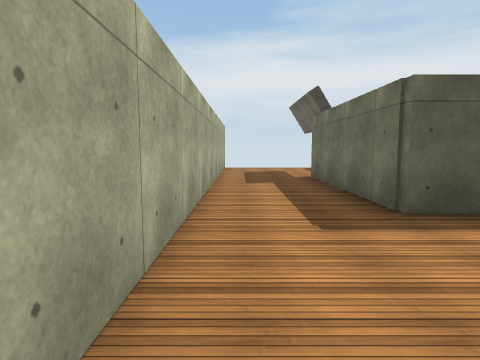
View 1 (above)

21 first-person views from a walk through a scene from a Unity 3-D project. The camera is 1.5 m above the floor, tilts 6° down and sees 75° across. The floor is counted in squares, 2 m on a side. Each view is taken from the middle of a square. On the plan, view 1 faces up. The plan holds only what a view shows up to about 10 squares ahead; the rest is blank. The player is left out. Surface patterns are stand-ins for the level's own textures.

View 2
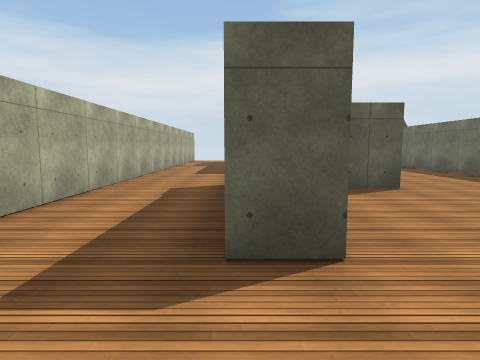

View 3
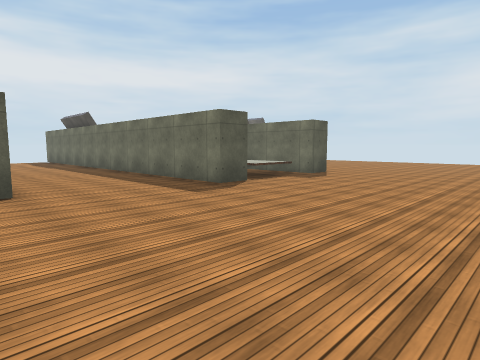

View 4
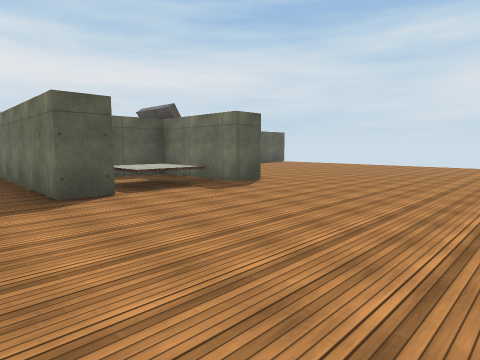

View 5
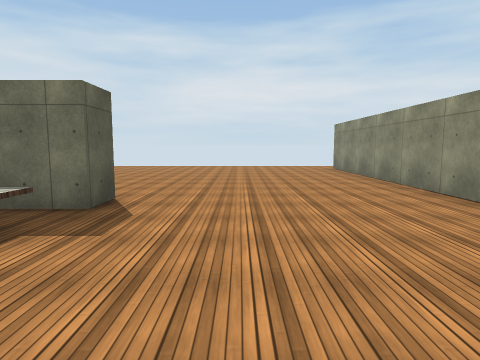

View 6
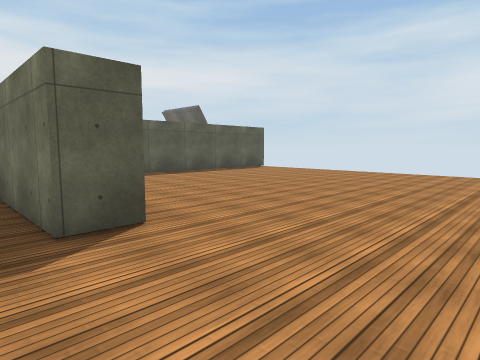

View 7
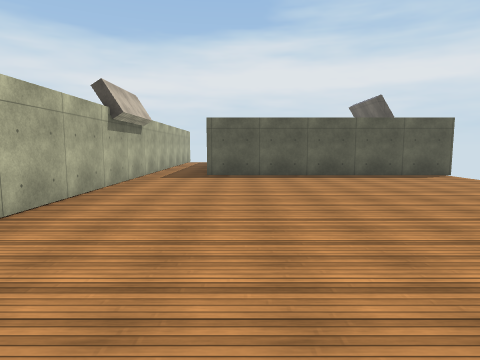

View 8
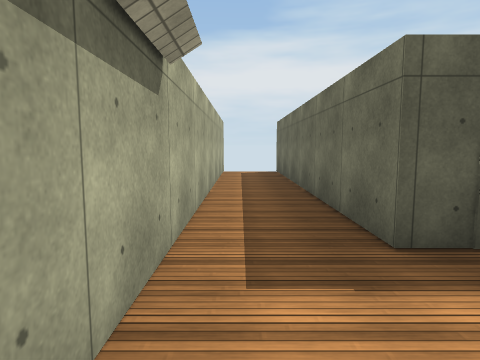

View 9
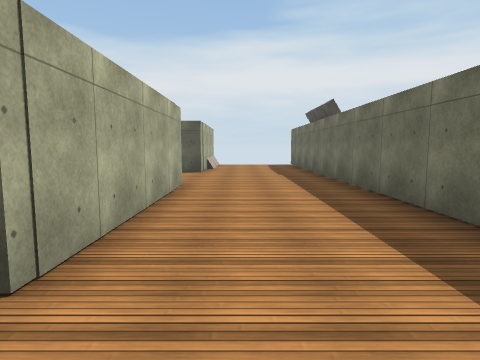

View 10
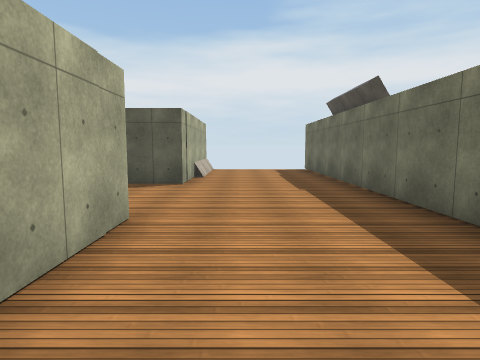

View 11
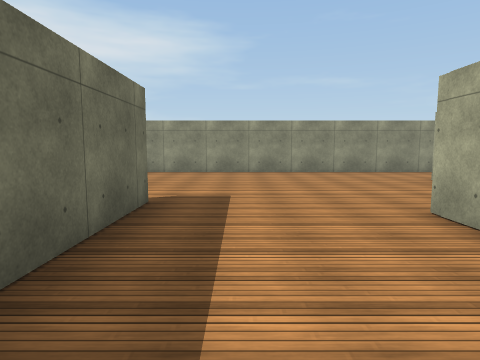

View 12
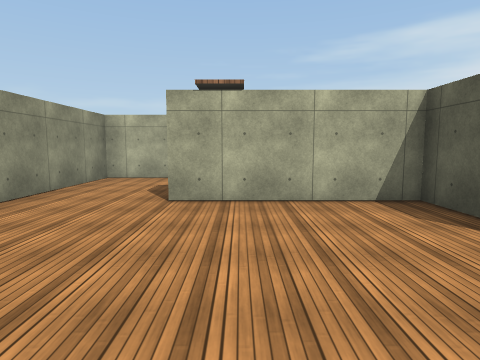

View 13
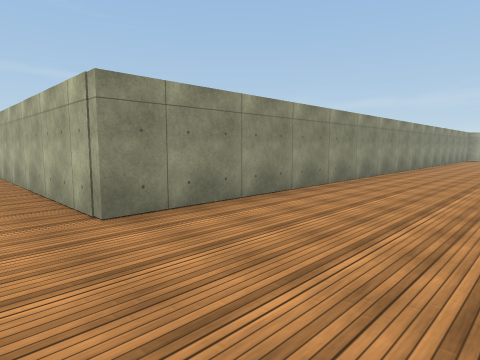

View 14
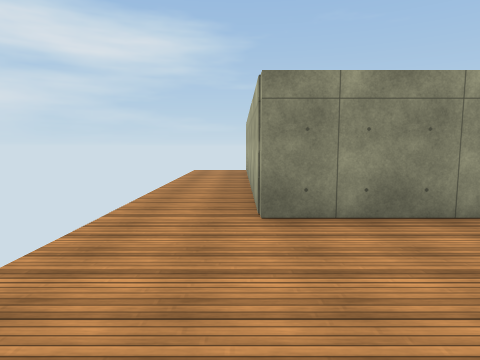

View 15
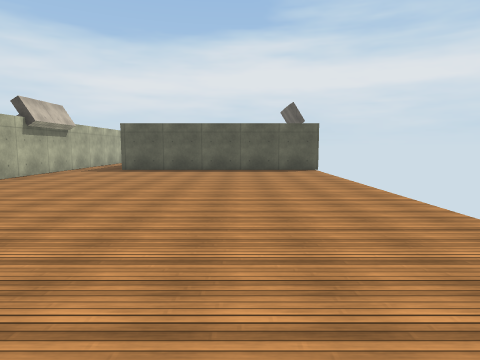

View 16
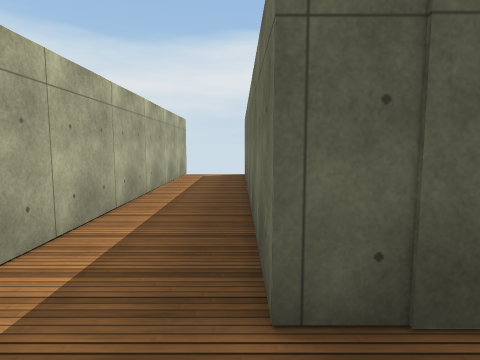

View 17
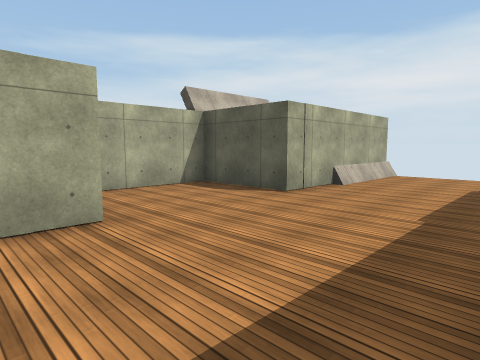

View 18
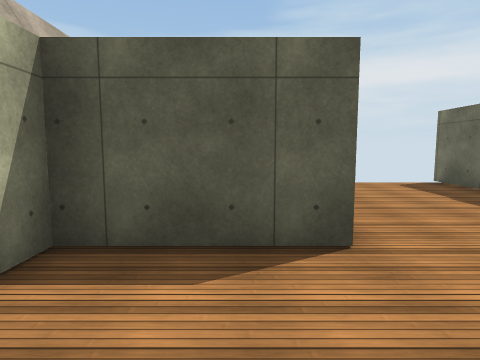

View 19
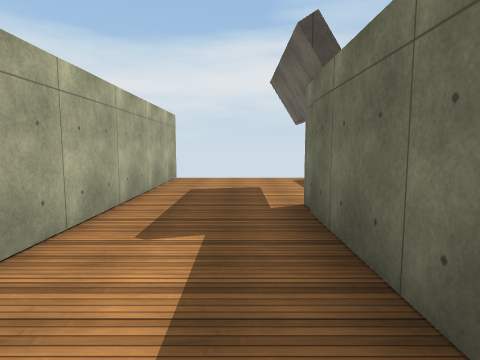

View 20
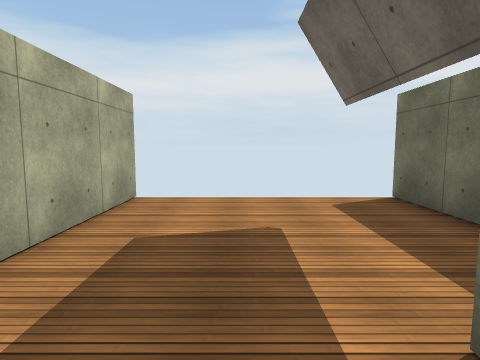

View 21
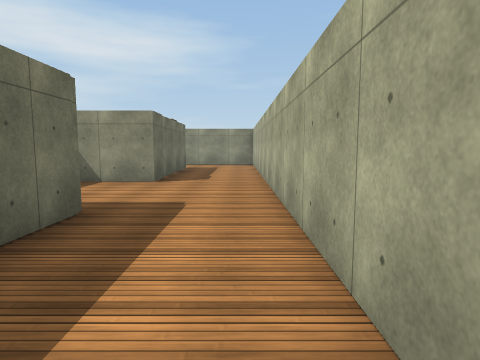

### Floor plan
Points are (right, up) in squares from view 1. A wall is a line through its corners. A room is listed if a view was taken in it or the views show most of it. See-through windows are left out.
Room 1 (views 1, 2, 3, 4, 5, 6, 7, 8, 9, 10, 11, 12, 13, 14, 15, 16, 17, 18, 19, 20, 21)
walls: (9.1, -1.2) (8.2, -1.2) (8.2, 11.9); (12.5, -1.2) (11.7, -1.2) (11.7, 1.7) (10.2, 1.7); (4.9, 4.2) (4.9, -0.5) (2.7, -0.5) (2.7, -4) (1.9, -4); (2.8, 3.4) (1.8, 3.4) (1.8, 8.1); (1.8, -0.5) (1.8, 0.3) (3.5, 0.3); (1.8, -3) (1.8, -0.6); (20.6, 4.2) (14.1, 4.2) (14.1, 11.6); (-0.6, -4.6) (-0.6, -6.2) (18.8, -6.2) (18.8, -12.1); (3.3, 9.9) (3.3, 11.8); (12.5, 11.9) (12.5, -0.9); (4.9, 11.9) (4.9, 7.3) (2.7, 7.3) (2.7, 5); (-0.6, 11.8) (-0.6, -2.8)
low walls: (11.1, -1) (9.5, -1) (9.5, -0.1)
ways out: gap at (14, 12)

Where each view was taken, in squares from view 1:
view 1: 0 up, 0 right, facing up
view 2: 6 down, 2 right, facing up
view 3: 6 down, 4 right, facing up-right
view 4: 6 down, 7 right, facing up-right
view 5: 3 down, 8 right, facing right
view 6: 4 down, 11 right, facing up-right
view 7: 4 down, 15 right, facing up
view 8: 2 up, 13 right, facing up
view 9: 2 down, 6 right, facing up
view 10: 1 up, 6 right, facing up
view 11: 3 up, 7 right, facing down
view 12: 3 down, 7 right, facing left
view 13: 3 down, 20 right, facing down-left
view 14: 3 down, 19 right, facing down
view 15: 6 down, 18 right, facing up
view 16: 3 up, 14 right, facing up
view 17: 3 up, 8 right, facing up-left
view 18: 5 up, 4 right, facing up
view 19: 4 up, 1 right, facing up
view 20: 7 up, 1 right, facing up
view 21: 7 up, 0 right, facing down
